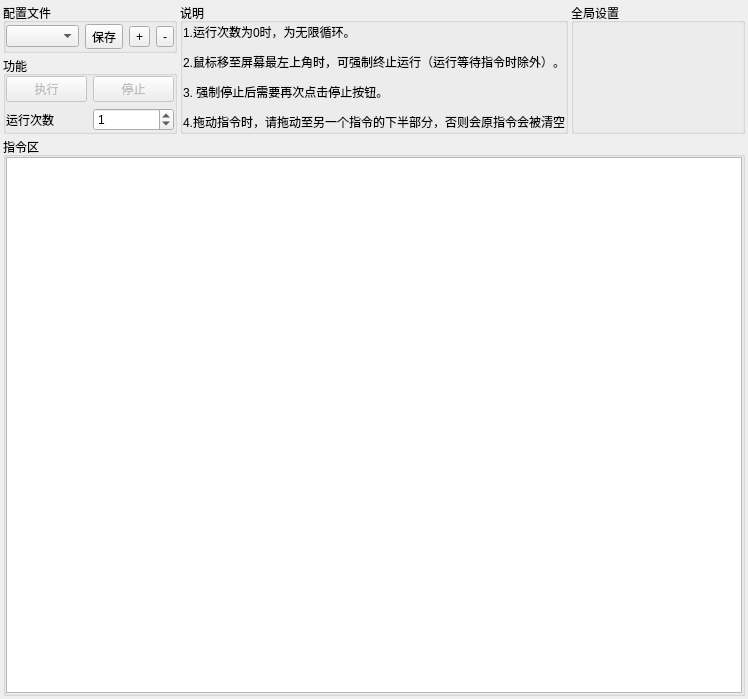
<?xml version="1.0" encoding="UTF-8"?>
<ui version="4.0">
 <class>MainWindow</class>
 <widget class="QMainWindow" name="MainWindow">
  <property name="geometry">
   <rect>
    <x>0</x>
    <y>0</y>
    <width>748</width>
    <height>699</height>
   </rect>
  </property>
  <property name="windowTitle">
   <string>waterRPA GUI版</string>
  </property>
  <widget class="QWidget" name="centralwidget">
   <layout class="QVBoxLayout" name="verticalLayout_5">
    <property name="spacing">
     <number>3</number>
    </property>
    <property name="leftMargin">
     <number>3</number>
    </property>
    <property name="topMargin">
     <number>3</number>
    </property>
    <property name="rightMargin">
     <number>3</number>
    </property>
    <property name="bottomMargin">
     <number>3</number>
    </property>
    <item>
     <layout class="QHBoxLayout" name="horizontalLayout_3">
      <item>
       <layout class="QVBoxLayout" name="verticalLayout_4">
        <item>
         <widget class="QGroupBox" name="groupBox_config">
          <property name="title">
           <string>配置文件</string>
          </property>
          <layout class="QHBoxLayout" name="horizontalLayout_2">
           <property name="leftMargin">
            <number>0</number>
           </property>
           <property name="topMargin">
            <number>0</number>
           </property>
           <property name="rightMargin">
            <number>0</number>
           </property>
           <property name="bottomMargin">
            <number>0</number>
           </property>
           <item>
            <widget class="QComboBox" name="comboBox_select_config"/>
           </item>
           <item>
            <widget class="QToolButton" name="toolButton_save_config">
             <property name="text">
              <string>保存</string>
             </property>
            </widget>
           </item>
           <item>
            <widget class="QToolButton" name="toolButton_add_config">
             <property name="text">
              <string>+</string>
             </property>
            </widget>
           </item>
           <item>
            <widget class="QToolButton" name="toolButton_delete_config">
             <property name="text">
              <string>-</string>
             </property>
            </widget>
           </item>
          </layout>
         </widget>
        </item>
        <item>
         <widget class="QGroupBox" name="groupBox_function">
          <property name="title">
           <string>功能</string>
          </property>
          <layout class="QGridLayout" name="gridLayout">
           <property name="leftMargin">
            <number>0</number>
           </property>
           <property name="topMargin">
            <number>0</number>
           </property>
           <property name="rightMargin">
            <number>0</number>
           </property>
           <property name="bottomMargin">
            <number>0</number>
           </property>
           <item row="1" column="0" colspan="2">
            <layout class="QHBoxLayout" name="horizontalLayout">
             <item>
              <widget class="QLabel" name="label">
               <property name="text">
                <string>运行次数</string>
               </property>
              </widget>
             </item>
             <item>
              <widget class="QSpinBox" name="spinBox_loop_time">
               <property name="value">
                <number>1</number>
               </property>
              </widget>
             </item>
            </layout>
           </item>
           <item row="0" column="0">
            <widget class="QPushButton" name="pushButton_start">
             <property name="enabled">
              <bool>false</bool>
             </property>
             <property name="text">
              <string>执行</string>
             </property>
            </widget>
           </item>
           <item row="0" column="1">
            <widget class="QPushButton" name="pushButton_stop">
             <property name="enabled">
              <bool>false</bool>
             </property>
             <property name="text">
              <string>停止</string>
             </property>
            </widget>
           </item>
          </layout>
         </widget>
        </item>
       </layout>
      </item>
      <item>
       <widget class="QGroupBox" name="groupBox_info">
        <property name="title">
         <string>说明</string>
        </property>
        <layout class="QVBoxLayout" name="verticalLayout">
         <property name="spacing">
          <number>0</number>
         </property>
         <property name="leftMargin">
          <number>0</number>
         </property>
         <property name="topMargin">
          <number>0</number>
         </property>
         <property name="rightMargin">
          <number>0</number>
         </property>
         <property name="bottomMargin">
          <number>0</number>
         </property>
         <item>
          <widget class="QLabel" name="label_2">
           <property name="text">
            <string>&lt;html&gt;&lt;head/&gt;&lt;body&gt;&lt;p&gt;1.运行次数为0时，为无限循环。&lt;/p&gt;&lt;p&gt;2.鼠标移至屏幕最左上角时，可强制终止运行（运行等待指令时除外）。&lt;/p&gt;&lt;p&gt;3. 强制停止后需要再次点击停止按钮。&lt;/p&gt;&lt;p&gt;4.拖动指令时，请拖动至另一个指令的下半部分，否则会原指令会被清空&lt;/p&gt;&lt;/body&gt;&lt;/html&gt;</string>
           </property>
          </widget>
         </item>
        </layout>
       </widget>
      </item>
      <item>
       <widget class="QGroupBox" name="groupBox_setting">
        <property name="title">
         <string>全局设置</string>
        </property>
        <layout class="QVBoxLayout" name="verticalLayout_3"/>
       </widget>
      </item>
     </layout>
    </item>
    <item>
     <widget class="QGroupBox" name="groupBox_instruct">
      <property name="title">
       <string>指令区</string>
      </property>
      <layout class="QVBoxLayout" name="verticalLayout_2">
       <property name="spacing">
        <number>0</number>
       </property>
       <property name="leftMargin">
        <number>0</number>
       </property>
       <property name="topMargin">
        <number>0</number>
       </property>
       <property name="rightMargin">
        <number>0</number>
       </property>
       <property name="bottomMargin">
        <number>0</number>
       </property>
       <item>
        <widget class="QListWidget" name="listWidget_instruct_area"/>
       </item>
      </layout>
     </widget>
    </item>
   </layout>
  </widget>
  <widget class="QMenuBar" name="menubar">
   <property name="geometry">
    <rect>
     <x>0</x>
     <y>0</y>
     <width>748</width>
     <height>23</height>
    </rect>
   </property>
  </widget>
 </widget>
 <resources/>
 <connections/>
</ui>
